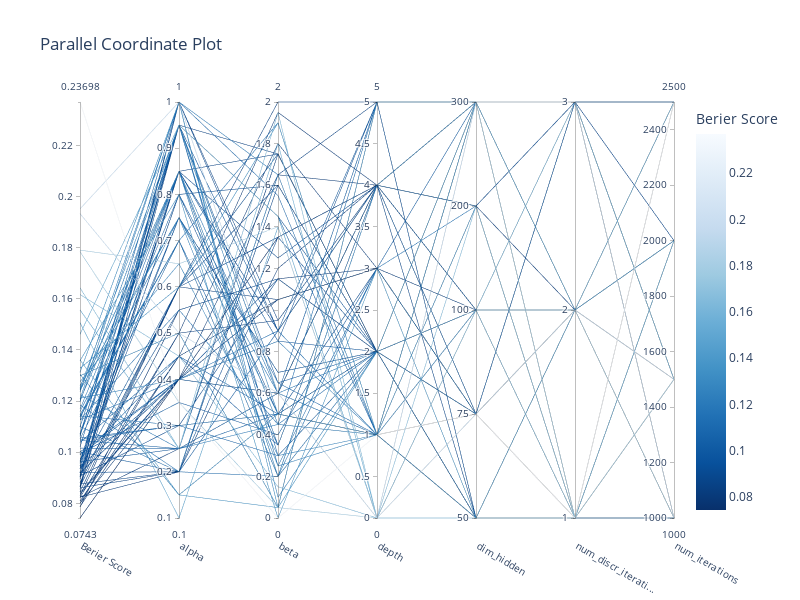
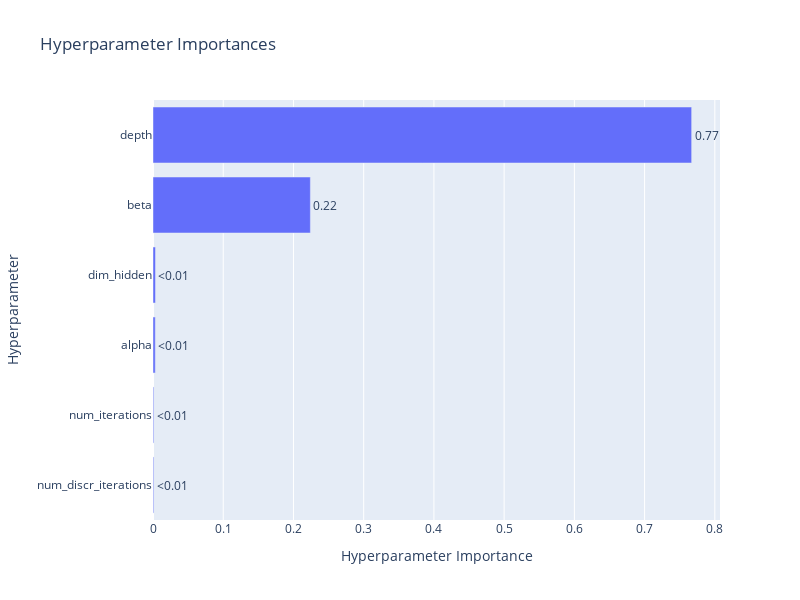
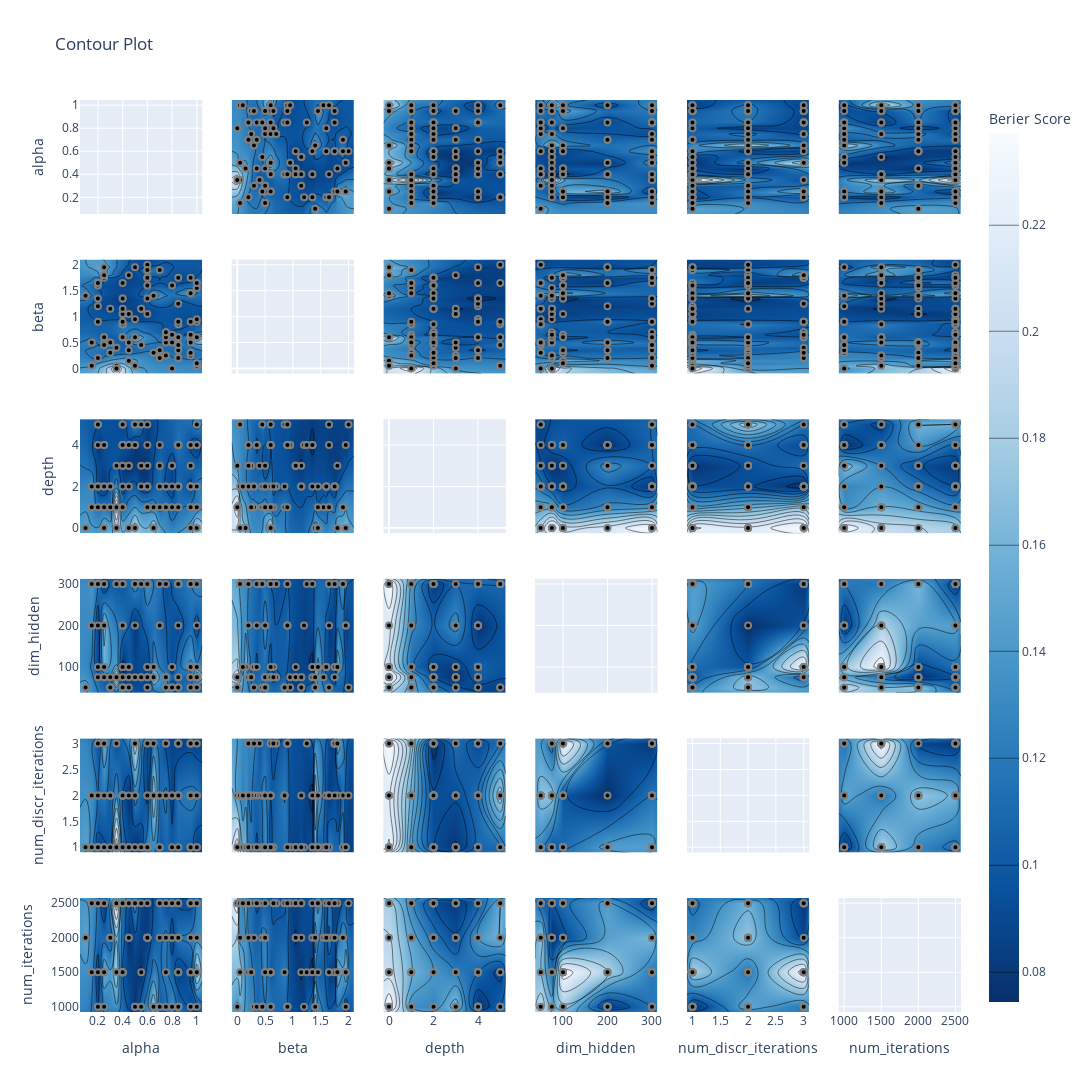
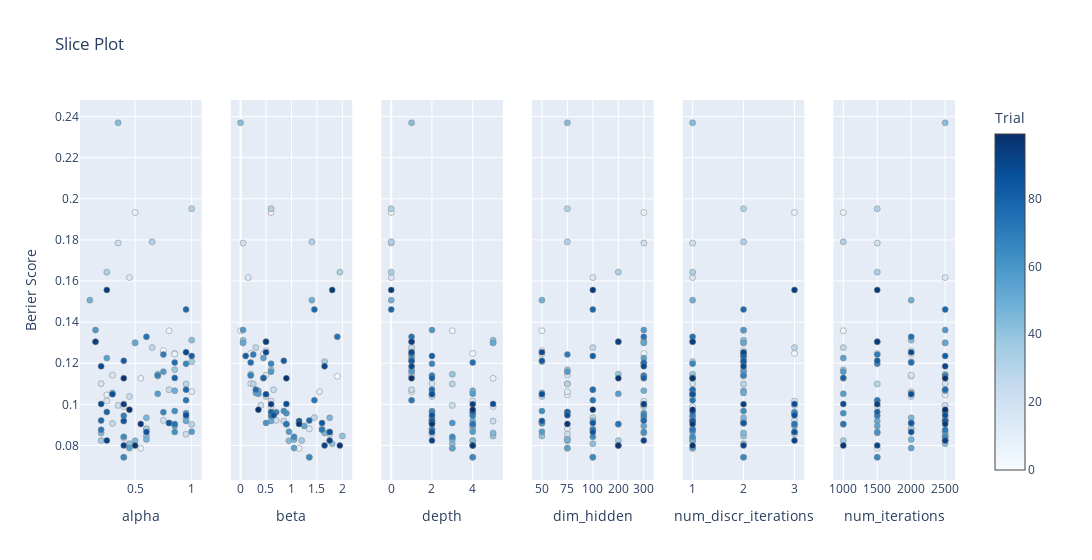

The notebook cell saved with these charts, in order:
### Code cell
from optuna.visualization import (
    plot_parallel_coordinate,
    plot_param_importances,
    plot_contour,
    plot_slice,
    plot_optimization_history,
    plot_pareto_front,
)

# 绘制不同的图表
target_args_1 = dict(target = lambda t: -t.values[0], target_name="Berier Score")
target_args_2 = dict(target = lambda t: -t.values[1], target_name="ATE_observed L1-loss")
target_args_3 = dict(target = lambda t: -t.values[1], target_name="ATE L1-loss")
targets_args = dict(targets = lambda t: [-t.values[0], -t.values[1], -t.values[2]], target_names=["Berier Score", "ATE_observed L1-loss", "ATE L1-loss"])
# targets_args = dict(targets = lambda t: [-t.values[0], -t.values[1]], target_names=["Berier Score", "ATE_observed L1-loss"])

# 并行坐标图
parallel_coordinate_fig = plot_parallel_coordinate(study, **target_args_1)
parallel_coordinate_fig.update_layout(width=800, height=600)
parallel_coordinate_fig.show() if in_notebook() else None
parallel_coordinate_fig.write_image(f"{optuna_fig_path}/parallel_coordinate_fig.svg", format='svg', scale=2, width=700, height=500) if not in_notebook() else None

# 参数重要性图
param_importance_fig = plot_param_importances(study, **target_args_1)
param_importance_fig.update_layout(width=800, height=600)
param_importance_fig.show() if in_notebook() else None
param_importance_fig.write_image(f"{optuna_fig_path}/param_importance_fig.svg", format='svg', scale=2, width=700, height=500) if not in_notebook() else None

# 平行曲面图
contour_fig = plot_contour(study, **target_args_1)
contour_fig.update_layout(width=1200, height=1200)
contour_fig.show() if in_notebook() else None
contour_fig.write_image(f"{optuna_fig_path}/contour_fig.svg", format='svg', scale=2, width=1200, height=1200) if not in_notebook() else None

# 超参数分布图
slice_fig = plot_slice(study, **target_args_1)
slice_fig.show() if in_notebook() else None
slice_fig.write_image(f"{optuna_fig_path}/slice_fig.svg", format='svg', scale=2, width=2500, height=400) if not in_notebook() else None

# 优化历史图
optimization_history_fig = plot_optimization_history(study, **target_args_1)
optimization_history_fig.update_layout(width=700, height=500)
optimization_history_fig.show() if in_notebook() else None
optimization_history_fig.write_image(f"{optuna_fig_path}/optimization_history_fig.svg", format='svg', scale=2, width=700, height=500) if not in_notebook() else None

# Pareto 前沿图（仅适用于多目标优化）
if len(study.directions) > 1:
    pareto_fig = plot_pareto_front(study, **targets_args)
    pareto_fig.show() if in_notebook() else None
    pareto_fig.update_layout(width=800, height=600)
    pareto_fig.write_image(f"{optuna_fig_path}/pareto_fig.svg", format='svg', scale=2, width=800, height=600) if not in_notebook() else None
